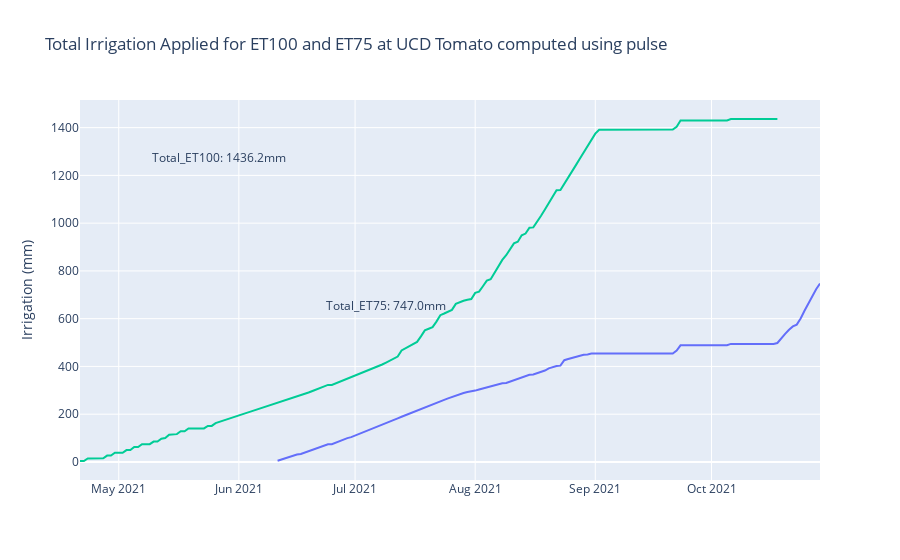

Notebook code cell kept with this figure:
### Markdown cell above
Cumulative irrigation is the total amount of irrigation applied throught the season. 
 After we calculated the volume based on flow rate and timing (duration) ,
the total daily volume throughout the growing season is plotted in this figure.

### Code cell
fig = go.FigureWidget(
    data=[
        go.Scatter(
            x=irrigation_hourly_ET75["time"],
            y=irrigation_hourly_ET75["volume (mm)"].cumsum(),
            name="water stressed",
            mode="lines",
        ),
        go.Scatter(
            x=[
                (
                    irrigation_hourly_ET75["time"].max()
                    - irrigation_hourly_ET75["time"].min()
                )
                * 0.2
                + irrigation_hourly_ET75["time"].min()
            ],
            y=[
                irrigation_hourly_ET75["volume (mm)"].cumsum().max()
                - (
                    irrigation_hourly_ET75["volume (mm)"].cumsum().max()
                    - irrigation_hourly_ET75["volume (mm)"].cumsum().min()
                )
                * 0.1],
            mode="text",
            text=[f"Total_ET75: {irrigation_hourly_ET75['volume (mm)'].sum():.1f}mm"],
            textposition="bottom center",
            
           
        ),
    
    
    go.Scatter(
            x=irrigation_hourly_ET100["time"],
            y=irrigation_hourly_ET100["volume (mm)"].cumsum(),
            name="water stressed",
            mode="lines",
        ),
        go.Scatter(
            x=[
                (
                    irrigation_hourly_ET100["time"].max()
                    - irrigation_hourly_ET100["time"].min()
                )
                * 0.2
                + irrigation_hourly_ET100["time"].min()
            ],
            
            y=[
                irrigation_hourly_ET100["volume (mm)"].cumsum().max()
                - (
                    irrigation_hourly_ET100["volume (mm)"].cumsum().max()
                    - irrigation_hourly_ET100["volume (mm)"].cumsum().min()
                )
                * 0.1],
            
            mode="text",
            text=[f"Total_ET100: {irrigation_hourly_ET100['volume (mm)'].sum():.1f}mm"],
           textposition="bottom center",
        )
  
    ],
      
    layout=go.Layout(
        title=f"Total Irrigation Applied for ET100 and ET75 at UCD Tomato computed using pulse",
        yaxis={"title": " Irrigation (mm)"},
        showlegend=False
    ),
)


fig.show()

### Figure 1 — Plotly figure (JSON) as saved in the notebook; plotly's stock layout.template omitted (floating-point values rounded to 4 significant figures; data arrays with more than 128 entries replaced by an {"elided": "..."} marker saying what was removed)
{"data": [{"mode": "lines", "name": "water stressed", "type": "scatter", "uid": "8fe9d896-34cb-4a7e-b3ea-32667d2bec2c", "x": {"elided": "141 str values"}, "y": {"elided": "141 float values"}}, {"mode": "text", "text": ["Total_ET75: 747.0mm"], "textposition": "bottom center", "type": "scatter", "uid": "f7051b79-fcd2-4928-9512-97518d867fc1", "x": ["2021-07-09T00:00:00+00:00"], "y": [672.8]}, {"mode": "lines", "name": "water stressed", "type": "scatter", "uid": "405d1886-98c5-410e-8227-1a362195b955", "x": {"elided": "181 str values"}, "y": {"elided": "181 float values"}}, {"mode": "text", "text": ["Total_ET100: 1436.2mm"], "textposition": "bottom center", "type": "scatter", "uid": "afbf5be9-c755-45f7-916b-afafe46e64f7", "x": ["2021-05-27T00:00:00+00:00"], "y": [1293.0]}], "layout": {"autosize": true, "showlegend": false, "title": {"text": "Total Irrigation Applied for ET100 and ET75 at UCD Tomato computed using pulse"}, "xaxis": {"autorange": true, "range": ["2021-04-21", "2021-10-29"], "type": "date"}, "yaxis": {"autorange": true, "range": [-75.61, 1516.0], "title": {"text": " Irrigation (mm)"}, "type": "linear"}}}
